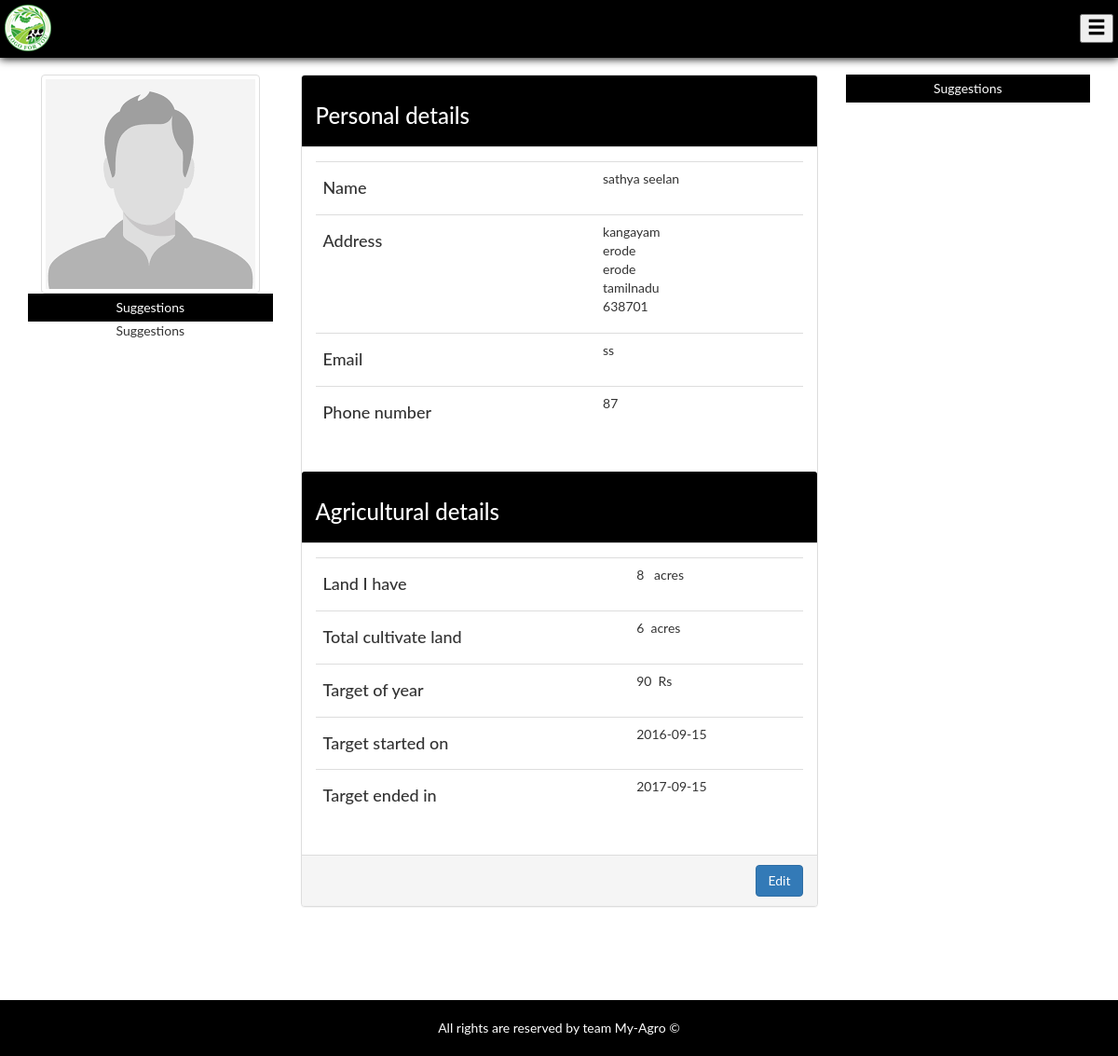
The page /Profile.php (signed in) on the database its author committed.
### tables this page shows
CREATE TABLE IF NOT EXISTS `profile` (
  `id` int(10) NOT NULL AUTO_INCREMENT,
  `fname` varchar(100) NOT NULL,
  `lname` varchar(100) NOT NULL,
  `addr1` varchar(100) NOT NULL,
  `addr2` varchar(100) NOT NULL,
  `dist` varchar(100) NOT NULL,
  `state` varchar(100) NOT NULL,
  `pin` int(100) NOT NULL,
  `profilepic` varchar(100) NOT NULL,
  `acres` int(100) NOT NULL,
  `cul` int(100) NOT NULL,
  `amt` int(100) NOT NULL,
  `startdate` date NOT NULL,
  `enddate` date NOT NULL,
  `uid` int(10) NOT NULL,
  PRIMARY KEY (`id`)
);

CREATE TABLE IF NOT EXISTS `register` (
  `id` int(10) NOT NULL AUTO_INCREMENT,
  `uname` varchar(100) NOT NULL,
  `email` varchar(100) NOT NULL,
  `pno` varchar(100) NOT NULL,
  `datecreated` timestamp NOT NULL DEFAULT CURRENT_TIMESTAMP,
  `pass` varchar(100) NOT NULL,
  `occupation` varchar(100) NOT NULL,
  PRIMARY KEY (`id`)
);

### Profile.php (the view, shortened to what this page needs)
<?php
$sid=$_SESSION["id"];
$sql = mysql_query("SELECT * FROM register WHERE id='$sid' LIMIT 1");
$profileMatch = mysql_num_rows($sql);
if ($profileMatch > 0){
	while($row1=mysql_fetch_array($sql))
	{
		$email=$row1["email"];
		$pno=$row1["pno"];
	}
}
$sql1 = mysql_query("SELECT * FROM profile WHERE uid='$sid' LIMIT 1");
$profileMatch = mysql_num_rows($sql1);
if ($profileMatch > 0){
	while($row=mysql_fetch_array($sql1))
	{
		$fname1=$row["fname"];
		$lname1=$row["lname"];
		$add11=$row["addr1"];
		$add21=$row["addr2"];
		$dist1=$row["dist"];
		$state1=$row["state"];
		$pin1=$row["pin"];
		$acres1=$row["acres"];
		$cul1=$row["cul"];
		$amt1=$row["amt"];
		$startdate1=$row["startdate"];
		$enddate1=$row["enddate"];
		$pic1=$row["profilepic"];
	}
}
else
{
	$sid1=$fname1=$add11=$acres1=$cul1=$amt1=$startdate1=$enddate1="Data not found";
	$add21=$lname1=$dist1=$state1=$pin1="";
	$pic1="img/img.png";
}
?>
<!DOCTYPE html>
<html>
	<head>
	    <link rel="stylesheet" href="http://maxcdn.bootstrapcdn.com/bootstrap/3.3.6/css/bootstrap.min.css">
		<link rel="stylesheet" href="css/ProfileStyle.css">
	</head>
	<body>
		<div class="header navbar-fixed-top">
			<table width="100%">
				<tr>
					<td width="100%"><img src="img/logo.png"></td>
					<td style = "color:black;" class="text-right">
						<button type="button" onClick="openNav()">
							<i style="font-size:20px;" class="glyphicon glyphicon-menu-hamburger"></i>
						</button>
					</td>
				</tr>
			</table>
		</div>
		<section>
			<div class="container">
				<div class="row">
					<div class="col-md-12">
						<br><br><br><br>
					</div>
						<div class="col-md-3 text-center">
							<img class="img img-thumbnail img-responsive " height="200px"src="<?php echo $pic1;?>"><br>
							<div class="Suggestions hidden-xs hidden-sm">Suggestions</div>
							<div class="hidden-xs hidden-sm">Suggestions</div>
						</div>
						<div class="col-md-6">
							<div class="panel panel-default">
								<div class="panel-heading">
									<h3>Personal details</h3>
								</div>
								<div class="panel-body">
									<div class="table-responsive">
										<table class ="table table-stripped">
											<tr>
												<td><h4>Name</h4></td>
												<td><p><?php echo $fname1." ".$lname1;?></P></td>
											</tr>
											<tr>
												<td><h4>Address</h4></td>
												<td><p><?php echo $add11." <br>".$add21." <br>".$dist1." <br>".$state1." <br>".$pin1;?></P></td>
											</tr>
											<tr>
												<td><h4>Email</h4></td>
												<td><p><?php echo $email;?></P></td>
											</tr>
											<tr>
												<td><h4>Phone number</h4></td>
												<td><p><?php echo $pno;?></P></td>
											</tr>
										</table>
									</div>
								</div>
								<div class="panel-heading">
									<h3>Agricultural details</h3>
								</div>
								<div class="panel-body">
									<div class="table-responsive">
										<table class ="table table-stripped">
											<tr>
												<td><h4>Land I have</h4></td>
												<td><p><?php echo $acres1;?> &nbsp; acres</P></td>
											</tr>
											<tr>
												<td><h4>Total cultivate land</h4></td>
												<td><p><?php echo $cul1;?>&nbsp; acres</P></td>
											</tr>
											<tr>
												<td><h4>Target of year</h4></td>
												<td><p><?php echo 	$amt1;?>&nbsp; Rs</P></td>
											</tr>
											<tr>
												<td><h4>Target started on</h4></td>
												<td><p><?php echo $startdate1;?></P></td>
											</tr>
											<tr>
												<td><h4>Target ended in</h4></td>
												<td><p><?php echo $enddate1;?></P></td>
											</tr>
										</table>
									</div>
								</div>
								<div class="panel-footer text-right">
									<a role="button" href="EditProfile.php" class="btn btn-primary">Edit</a>
								</div>
							</div>
						</div>
						<div class="col-md-3 text-center">
							<div class="Suggestions">Suggestions</div>
						</div>
					<div class="col-md-12">
						<br><br><br><br>
					</div>
				</div>
			</div>
		</section>
		<footer>
			All rights are reserved by team My-Agro &copy;
		</footer>
	</body>
</html>

### css/ProfileStyle.css (style rules this page uses)
.header { padding:5px; background-color:#000; border-bottom:2px solid #000; -webkit-box-shadow:0 1px 9px #000; box-shadow:0 1px 9px #000; width: 100%; }
body { font-family: "Lato", sans-serif; }
.panel .panel-heading { background-color:black; color:white; }
i { font-family: weather; font-weight: normal; font-style: normal; line-height: 1.0; text-transform: none; }
.Suggestions { background :black ;width :100%;padding:5px;color :white ; }
footer { background:black; padding:20px; color :white ; text-align:center; }

### rows shown on the page
profile: profilepic (picture), fname "sathya", lname "seelan", addr1 "kangayam", addr2 "erode", dist "erode", state "tamilnadu", pin "638701", acres "8", cul "6", amt "90", startdate "2016-09-15", enddate "2017-09-15"
register: email "ss", pno "87"
